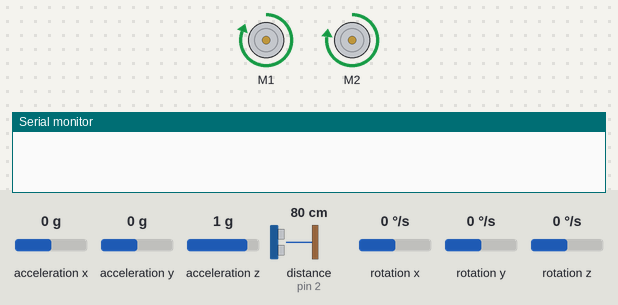
A sketch run on a simulated Arduino Uno, built with avr-gcc and run on an emulated ATmega328P. Parts: 2 × DC motor (green arrow = forward, orange = backward, longer = faster), the last lines printed to the serial monitor. The test bench sets the inputs (shaded band); at power-on: acceleration y 0 g, acceleration x 0 g, acceleration z 1 g, distance to the obstacle (sensor on pin 2) 80 cm, rotation x 0 °/s, rotation y 0 °/s, rotation z 0 °/s. The echo pulse lasts 58.3 µs per cm.

Above: at 1.2 s.
1.3 s: acceleration y set to 1.4 g
At 2.1 s:
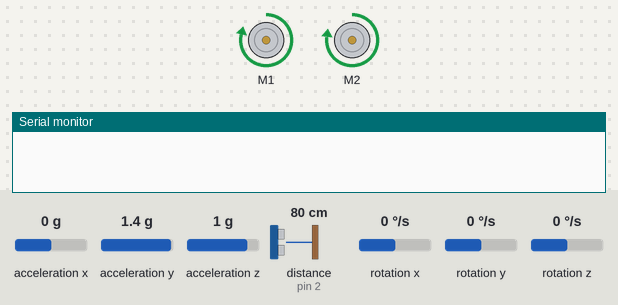
3.0 s: acceleration y set to 1 g
4.7 s: acceleration y set to 0.7 g
At 6.0 s:
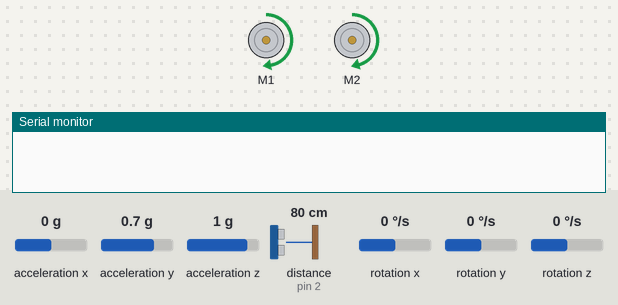
6.6 s: acceleration y set to -0.3 g
8.2 s: acceleration y set to -0.6 g
At 9.8 s:
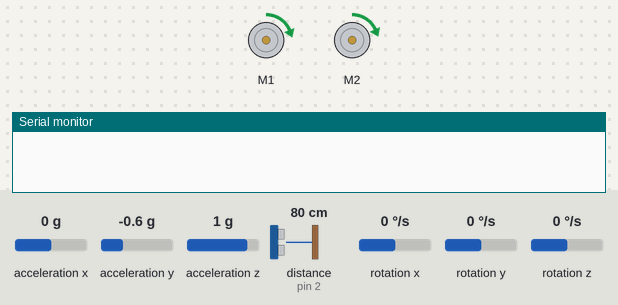
10.1 s: acceleration y set to -0.8 g
11.8 s: acceleration y set to -1.1 g
At 17.8 s:
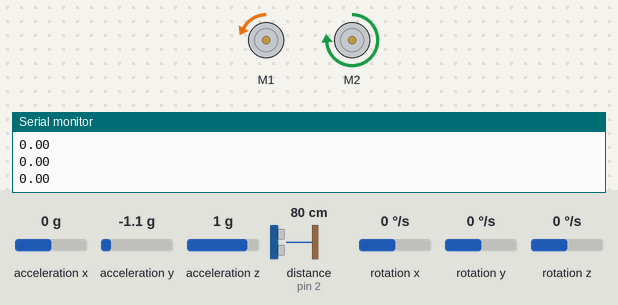
Timing chart, 0 to 18.1 s (numbered marks = the images above; inputs shaded):
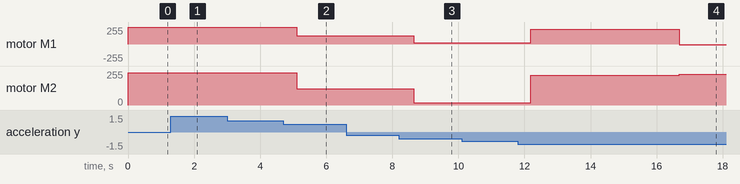

Measured:
- the behaviour switches between 0.9 and 0.8 g on acceleration y (found by bisection; images 1 and 2)
- the behaviour switches between -0.4 and -0.5 g on acceleration y (found by bisection; images 2 and 3)
- the behaviour switches between -0.9 and -1 g on acceleration y (found by bisection; images 3 and 4)
- after the input at 1.3 s, motor M1: forward 255/255 → forward 248/255 after 0.27 s
- after the input at 3.0 s, every drawn part: stays the same
- after the input at 4.7 s, motor M1: forward 248/255 → forward 127/255 after 0.40 s; motor M2: forward 242/255 → forward 122/255 after 0.40 s
- after the input at 6.6 s, every drawn part: stays the same
- after the input at 8.2 s, motor M1: forward 127/255 → forward 19/255 after 0.44 s; motor M2: forward 122/255 → forward 16/255 after 0.44 s
- after the input at 10.1 s, every drawn part: stays the same
- after the input at 11.8 s, motor M1: forward 19/255 → forward 223/255 after 0.38 s, → backward 13/255 4.5 s later; motor M2: forward 16/255 → forward 223/255 after 0.38 s, → forward 229/255 4.5 s later

The sketch:

wallClimber_v2.ino
```cpp
#include "DualMC33926MotorShield.h"
#include <MPU6050.h>


#define OUTPUT_READABLE_ACCELGYRO

/* encoder not being used
#define ENC_L1 2
#define ENC_L2 3
#define ENC_R1 18
#define ENC_R2 19
*/

/* Already defined in default constructor
  _nD2_2 = 48;
  _D1_2 = 52;

  _M1DIR = 12;
  _M2DIR = 7;

  _EN = 44;

  _M1PWM = 10;
  _M2PWM = 9;
*/

// 2 Sonars
#define ECHO_L 2
#define TRIGGER_L 4
#define ECHO_R 16
#define TRIGGER_R 18


DualMC33926MotorShield md;
int16_t ax, ay, az;
int32_t ax_t, ay_t, az_t;
uint16_t tofDistance;
int32_t sonarL;
int32_t sonarR;
int32_t duration;
int32_t wallRefR = 0;
int32_t wallRefL = 0;
int32_t prevSonarL = 0;
int32_t prevSonarR = 0;
uint16_t s1 = 0, s2 = 0;
uint16_t state = 0;
uint16_t i = 0;
uint16_t gyro_count = 200;
uint32_t startTime;
int32_t counter = 0;
float exittime = 0;
float entrytime = 0;
Vector norm;
uint16_t interruptCounter = 0;
uint16_t flag = 0;
uint8_t turned = 0;

// for new mpu
MPU6050 mpu;

// Timers
unsigned long timer = 0;

float timeStep = 0.01;

// Pitch, Roll and Yaw values
float pitch = 0;
float roll = 0;
float yaw = 0;
int gyro_counter = 0;

void errorHandle(uint8_t error)
{
  Serial.print("Error Code: ");
  Serial.print(error);
  Serial.println();
  digitalWrite(LED_BUILTIN, HIGH);
}


void updateSensors()
{
  /*
  for (i = 0; i < gyro_count; i++)
  {
    gyroSensor.getAcceleration(&ax, &ay, &az);
    ax_t += ax;
    ay_t += ay;
    az_t += az;
  }

  ax_t /= gyro_count;
  ay_t /= gyro_count;
  az_t /= gyro_count;
/*
  distance = tofSensor.readRangeSingleMillimeters();
  if (tofSensor.timeoutOccurred())
    errorHandle(2);
*/
  for (i = 0; i < gyro_count; i++)
  {
    Vector rawAccel = mpu.readRawAccel();
    ax_t += rawAccel.XAxis;
    ay_t += rawAccel.YAxis;
    az_t += rawAccel.ZAxis;
  }
  ax_t /= gyro_count;
  ay_t /= gyro_count;
  az_t /= gyro_count;

}

void updateProximity()
{
/*
  duration = 0;
  while (duration < 582 || duration > 23280)
  {
    digitalWrite(TRIGGER_R, LOW);
    delayMicroseconds(2);
    digitalWrite(TRIGGER_R, HIGH);
    delayMicroseconds(10);
    digitalWrite(TRIGGER_R, LOW);
    duration = pulseIn(ECHO_R, HIGH);
  }
  sonarR = duration/58.2;
  */
  duration = 0;
  while (duration < 582 || duration > 23280)
  {
    digitalWrite(TRIGGER_L, LOW);
    delayMicroseconds(2);
    digitalWrite(TRIGGER_L, HIGH);
    delayMicroseconds(10);
    digitalWrite(TRIGGER_L, LOW);
    duration = pulseIn(ECHO_L, HIGH);
  }
  sonarL = duration/58.2;
/*
  Serial.print(wallRefL);
  Serial.print("\t");
  Serial.print(wallRefR);
  Serial.print("\t");
  Serial.print(sonarL);
  Serial.print("\t");
  Serial.print(sonarR);
  Serial.print("\t");
  Serial.print(wallRefL-sonarL);
  Serial.print("\t");
  Serial.println(wallRefR-sonarR);
*/
}

void motor()
{
  md.setSpeeds(s1, s2);
}

void turnLeft()
{
  s1 = -21;
  s2 = 360;
  motor();
  pitch = roll = yaw = 0;
  while (abs(yaw - 90) > 5)
  {
    timer = millis();
    norm = mpu.readNormalizeGyro();
    pitch = pitch + norm.YAxis * timeStep;
    roll = roll + norm.XAxis * timeStep;
    yaw = yaw + norm.ZAxis * timeStep;
    Serial.println(yaw);

    delay((timeStep*1000) - (millis()-timer));
  }
  s1 = s2 = 0;
  motor();
}

void turnLeftNoGyro()
{
  s1 = -21;
  s2 = 0;
  motor();
  delay(400);
  s2 = 390;
  motor();
  delay(600);
  s1 = s2 = 0;
  motor();
}


void turn180()
{
  s1 = -21;
  s2 = 360;
  motor();
  while (abs(yaw - 180) > 5)
  {
    timer = millis();
    norm = mpu.readNormalizeGyro();
    pitch = pitch + norm.YAxis * timeStep;
    roll = roll + norm.XAxis * timeStep;
    yaw = yaw + norm.ZAxis * timeStep;
    Serial.println(yaw);

    delay((timeStep*1000) - (millis()-timer));
  }

  s1 = 360;
  s2 = 280;
  motor();
  delay (500);
  s1 = s2 = 0;
  motor();

}

void turn180NoGyro()
{
  s1 = -21;
  s2 = 360;
  motor();
  delay(1200);
  s1 = s2 = 0;
  motor();

}

void turnRight()
{
  s1 = 360;
  s2 = -21;
  motor();
  pitch = roll = yaw = 0;
  while (abs(yaw + 90) > 5)
  {
    timer = millis();
    norm = mpu.readNormalizeGyro();
    pitch = pitch + norm.YAxis * timeStep;
    roll = roll + norm.XAxis * timeStep;
    yaw = yaw + norm.ZAxis * timeStep;
    Serial.println(yaw);

    delay((timeStep*1000) - (millis()-timer));
  }
  s1 = s2 = 0;
  motor();
}

void driveStraight(int32_t &type, int16_t tol)
{
  s1 = 350;
  s2 = 350;
  motor();

  pitch = roll = yaw = 0;
  while (type < tol)
  {
    timer = millis();
    norm = mpu.readNormalizeGyro();
    pitch = pitch + norm.YAxis * timeStep;
    roll = roll + norm.XAxis * timeStep;
    yaw = yaw + norm.ZAxis * timeStep;
    if (yaw > 0)
    {
      s2 += 30;
      s1 -= 30;
      motor();
    }
    else if (yaw < 0)
    {
      s1 += 30;
      s2 -= 30;
      motor();
    }
    updateSensors;
    delay((timeStep*1000) - (millis()-timer));
  }
}

void setup()
{
    Serial.begin(115200);
    //Wire.begin();

    pinMode(TRIGGER_L, OUTPUT);
    pinMode(ECHO_L, INPUT);

    pinMode(TRIGGER_R, OUTPUT);
    pinMode(ECHO_R, INPUT);

    /*

    gyroSensor.initialize();
    if (!gyroSensor.testConnection())
      errorHandle(1);
      */
     md.init();

    while(!mpu.begin(MPU6050_SCALE_2000DPS, MPU6050_RANGE_2G))
    {
      Serial.println("BROOOO Could not find a valid MPU6050 sensor, check wiring!");
      delay(500);
    }

    mpu.calibrateGyro();
    mpu.setThreshold(3);

  /*
    tofSensor.init();
    tofSensor.setTimeout(500);
    tofSensor.startContinuous();
  */
}

void loop() {

  s1 = 400;
  s2 = 380;
  motor();
/*
  //md.setSpeeds(100, 0);
  //delay(50);
  md.setSpeeds(100, 100);
  delay(50);
  motor();
*/
  state = 0;

  while (state < 3)
  {
    updateSensors();

    if (state == 0)
    {
      // detect get onto wall

      if (ay_t > 15000)
      {
        s1 = 390;
        motor();
        state++;
      }
    }

    if (state == 1)
    {
      // detect get over edge 1
      if (ay_t < 13500)
      {
        s1 = 200;
        s2 = 192;
        motor();
      }

      // detect get over edge 2
      if (ay_t < -7500)
      {
        s1 = 30;
        s2 = 26;
        motor();
      }

      // detect get over edge 3
      if (ay_t < -16000)
      {
        s1 = 400;
        s2 = 370;
        motor();
        state++;
      }
    }

    if (state == 2)
    {
      // detect get back on floor
      if (az_t > 15500)
      {
        state++;
//        s1 = s2 = -200;
//        motor();
//        delay(1000);
//        s1 = s2 = 200;
//        motor();
//        delay(500);
//        s1 = s2 = 0;
//        motor();
//        delay(50);
//        turnRight();
//        s1 = s2 = -200;
//        motor();
        s1 = s2 = 350;
        motor();
        startTime = millis();
        delay(800);
        updateProximity();
      }
    }
/*
    Serial.print(state);
    Serial.print("\t");
    Serial.print(ax_t);
    Serial.print("\t");
    Serial.print(ay_t);
    Serial.print("\t");
    Serial.println(az_t);
*/
  }

  i = 0;
  while (i < 6)
  {
    i++;
    updateProximity();
  }

  i = 0;

  // enter pole detection
  while(state == 3)
  {
    wallRefL += sonarL;
    counter++;

    updateProximity();

    if ((wallRefL/counter - sonarL) > 25)
    {
      i = 1;
      s1 = s2 = -300;
      motor();
      delay(250);
      state++;
      s1 = s2 = 0;
      motor();
      turnLeftNoGyro();
    }
//    if ((millis()-startTime) > 2000 && s1 == -200)
    if ((millis()-startTime) > 4500 && turned == 0)
    {
      turn180();
      s1 = s2 = 300;
      motor();
      turned = 1;
    }

    Serial.print(wallRefL);
    Serial.print("\t");
    Serial.println(sonarL);
  }
  Serial.println("Detected Pole.");

  s1 = s2 = 300;
  motor();
  updateSensors();
  while (az_t > 14500)
  {
    updateSensors();
  }
  s1 = 0;
  s2 = 0;
  motor();

  while(1);
}
```
